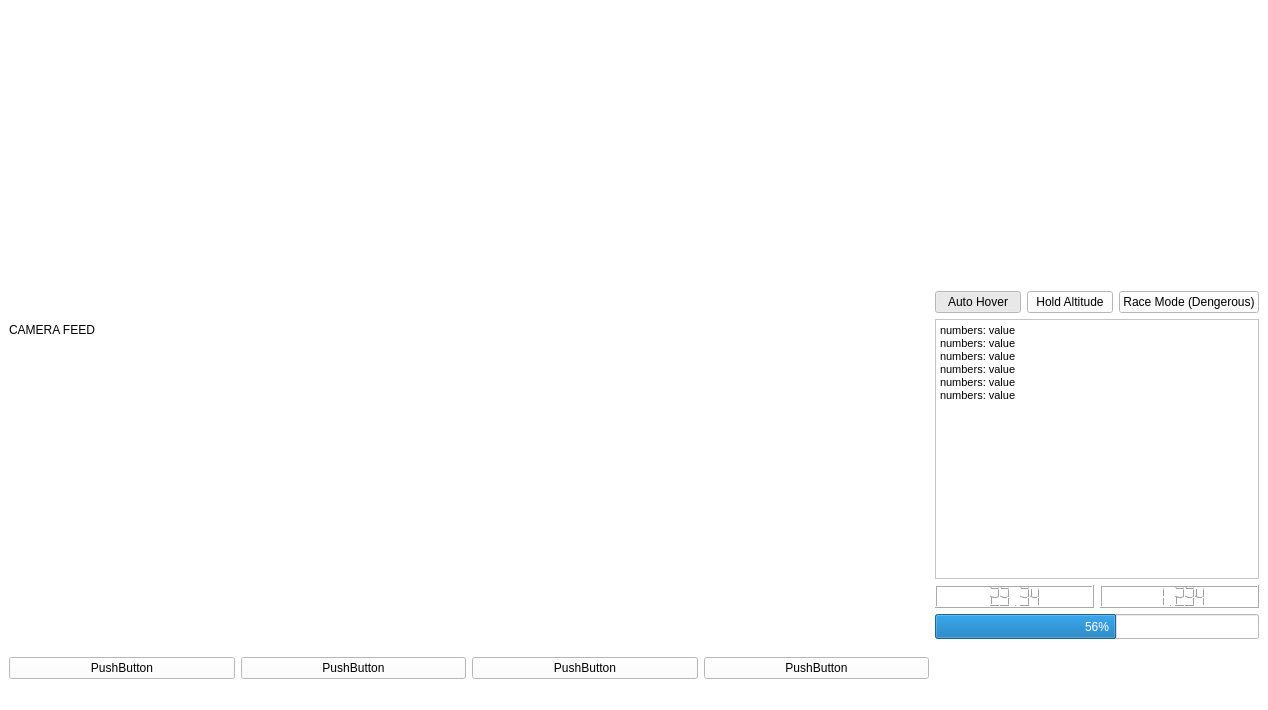
<?xml version="1.0" encoding="UTF-8"?>
<ui version="4.0">
 <class>MainWindow</class>
 <widget class="QMainWindow" name="MainWindow">
  <property name="geometry">
   <rect>
    <x>0</x>
    <y>0</y>
    <width>1268</width>
    <height>710</height>
   </rect>
  </property>
  <property name="windowTitle">
   <string>Drone Control Panel</string>
  </property>
  <property name="styleSheet">
   <string notr="true">background-color: rgb(255, 255, 255);
font: 14pt &quot;MS Shell Dlg 2&quot;;</string>
  </property>
  <widget class="QWidget" name="centralwidget">
   <layout class="QHBoxLayout" name="horizontalLayout_4">
    <item>
     <layout class="QVBoxLayout" name="verticalLayout_4">
      <item>
       <widget class="QLabel" name="CameraFeed">
        <property name="minimumSize">
         <size>
          <width>920</width>
          <height>540</height>
         </size>
        </property>
        <property name="text">
         <string>CAMERA FEED</string>
        </property>
       </widget>
      </item>
      <item>
       <layout class="QHBoxLayout" name="horizontalLayout_3">
        <item>
         <widget class="QPushButton" name="pushButton_3">
          <property name="acceptDrops">
           <bool>false</bool>
          </property>
          <property name="text">
           <string>PushButton</string>
          </property>
          <property name="checkable">
           <bool>true</bool>
          </property>
         </widget>
        </item>
        <item>
         <widget class="QPushButton" name="pushButton_2">
          <property name="text">
           <string>PushButton</string>
          </property>
         </widget>
        </item>
        <item>
         <widget class="QPushButton" name="pushButton_4">
          <property name="text">
           <string>PushButton</string>
          </property>
         </widget>
        </item>
        <item>
         <widget class="QPushButton" name="pushButton">
          <property name="text">
           <string>PushButton</string>
          </property>
         </widget>
        </item>
       </layout>
      </item>
     </layout>
    </item>
    <item>
     <layout class="QVBoxLayout" name="verticalLayout_2">
      <item>
       <spacer name="verticalSpacer">
        <property name="orientation">
         <enum>Qt::Vertical</enum>
        </property>
        <property name="sizeHint" stdset="0">
         <size>
          <width>20</width>
          <height>40</height>
         </size>
        </property>
       </spacer>
      </item>
      <item>
       <layout class="QHBoxLayout" name="horizontalLayout">
        <item>
         <widget class="QPushButton" name="AutoHover">
          <property name="styleSheet">
           <string notr="true"/>
          </property>
          <property name="text">
           <string>Auto Hover</string>
          </property>
          <property name="checkable">
           <bool>true</bool>
          </property>
          <property name="checked">
           <bool>true</bool>
          </property>
          <property name="autoExclusive">
           <bool>true</bool>
          </property>
         </widget>
        </item>
        <item>
         <widget class="QPushButton" name="HoldAlt">
          <property name="text">
           <string>Hold Altitude</string>
          </property>
          <property name="checkable">
           <bool>true</bool>
          </property>
          <property name="autoExclusive">
           <bool>true</bool>
          </property>
         </widget>
        </item>
        <item>
         <widget class="QPushButton" name="RaceMode">
          <property name="text">
           <string>Race Mode (Dengerous)</string>
          </property>
          <property name="checkable">
           <bool>true</bool>
          </property>
          <property name="autoExclusive">
           <bool>true</bool>
          </property>
         </widget>
        </item>
       </layout>
      </item>
      <item>
       <layout class="QVBoxLayout" name="verticalLayout">
        <item>
         <widget class="QTextBrowser" name="Telemetry">
          <property name="minimumSize">
           <size>
            <width>0</width>
            <height>260</height>
           </size>
          </property>
          <property name="html">
           <string>&lt;!DOCTYPE HTML PUBLIC &quot;-//W3C//DTD HTML 4.0//EN&quot; &quot;http://www.w3.org/TR/REC-html40/strict.dtd&quot;&gt;
&lt;html&gt;&lt;head&gt;&lt;meta name=&quot;qrichtext&quot; content=&quot;1&quot; /&gt;&lt;style type=&quot;text/css&quot;&gt;
p, li { white-space: pre-wrap; }
&lt;/style&gt;&lt;/head&gt;&lt;body style=&quot; font-family:'MS Shell Dlg 2'; font-size:14pt; font-weight:400; font-style:normal;&quot;&gt;
&lt;p style=&quot; margin-top:0px; margin-bottom:0px; margin-left:0px; margin-right:0px; -qt-block-indent:0; text-indent:0px;&quot;&gt;&lt;span style=&quot; font-size:8pt;&quot;&gt;numbers: value&lt;/span&gt;&lt;/p&gt;
&lt;p style=&quot; margin-top:0px; margin-bottom:0px; margin-left:0px; margin-right:0px; -qt-block-indent:0; text-indent:0px;&quot;&gt;&lt;span style=&quot; font-size:8pt;&quot;&gt;numbers: value&lt;/span&gt;&lt;/p&gt;
&lt;p style=&quot; margin-top:0px; margin-bottom:0px; margin-left:0px; margin-right:0px; -qt-block-indent:0; text-indent:0px;&quot;&gt;&lt;span style=&quot; font-size:8pt;&quot;&gt;numbers: value&lt;/span&gt;&lt;/p&gt;
&lt;p style=&quot; margin-top:0px; margin-bottom:0px; margin-left:0px; margin-right:0px; -qt-block-indent:0; text-indent:0px;&quot;&gt;&lt;span style=&quot; font-size:8pt;&quot;&gt;numbers: value&lt;/span&gt;&lt;/p&gt;
&lt;p style=&quot; margin-top:0px; margin-bottom:0px; margin-left:0px; margin-right:0px; -qt-block-indent:0; text-indent:0px;&quot;&gt;&lt;span style=&quot; font-size:8pt;&quot;&gt;numbers: value&lt;/span&gt;&lt;/p&gt;
&lt;p style=&quot; margin-top:0px; margin-bottom:0px; margin-left:0px; margin-right:0px; -qt-block-indent:0; text-indent:0px;&quot;&gt;&lt;span style=&quot; font-size:8pt;&quot;&gt;numbers: value&lt;/span&gt;&lt;/p&gt;&lt;/body&gt;&lt;/html&gt;</string>
          </property>
         </widget>
        </item>
        <item>
         <layout class="QHBoxLayout" name="horizontalLayout_2">
          <item>
           <widget class="QLCDNumber" name="LanCoor">
            <property name="value" stdset="0">
             <double>23.344999999999999</double>
            </property>
           </widget>
          </item>
          <item>
           <widget class="QLCDNumber" name="LonCoor">
            <property name="value" stdset="0">
             <double>1.234500000000000</double>
            </property>
           </widget>
          </item>
         </layout>
        </item>
        <item>
         <widget class="QProgressBar" name="BatteryLevel">
          <property name="minimumSize">
           <size>
            <width>0</width>
            <height>25</height>
           </size>
          </property>
          <property name="value">
           <number>56</number>
          </property>
          <property name="textVisible">
           <bool>true</bool>
          </property>
          <property name="invertedAppearance">
           <bool>false</bool>
          </property>
          <property name="textDirection">
           <enum>QProgressBar::TopToBottom</enum>
          </property>
         </widget>
        </item>
        <item>
         <spacer name="verticalSpacer_2">
          <property name="orientation">
           <enum>Qt::Vertical</enum>
          </property>
          <property name="sizeHint" stdset="0">
           <size>
            <width>20</width>
            <height>40</height>
           </size>
          </property>
         </spacer>
        </item>
       </layout>
      </item>
     </layout>
    </item>
   </layout>
  </widget>
  <widget class="QStatusBar" name="statusbar"/>
 </widget>
 <resources/>
 <connections/>
</ui>
